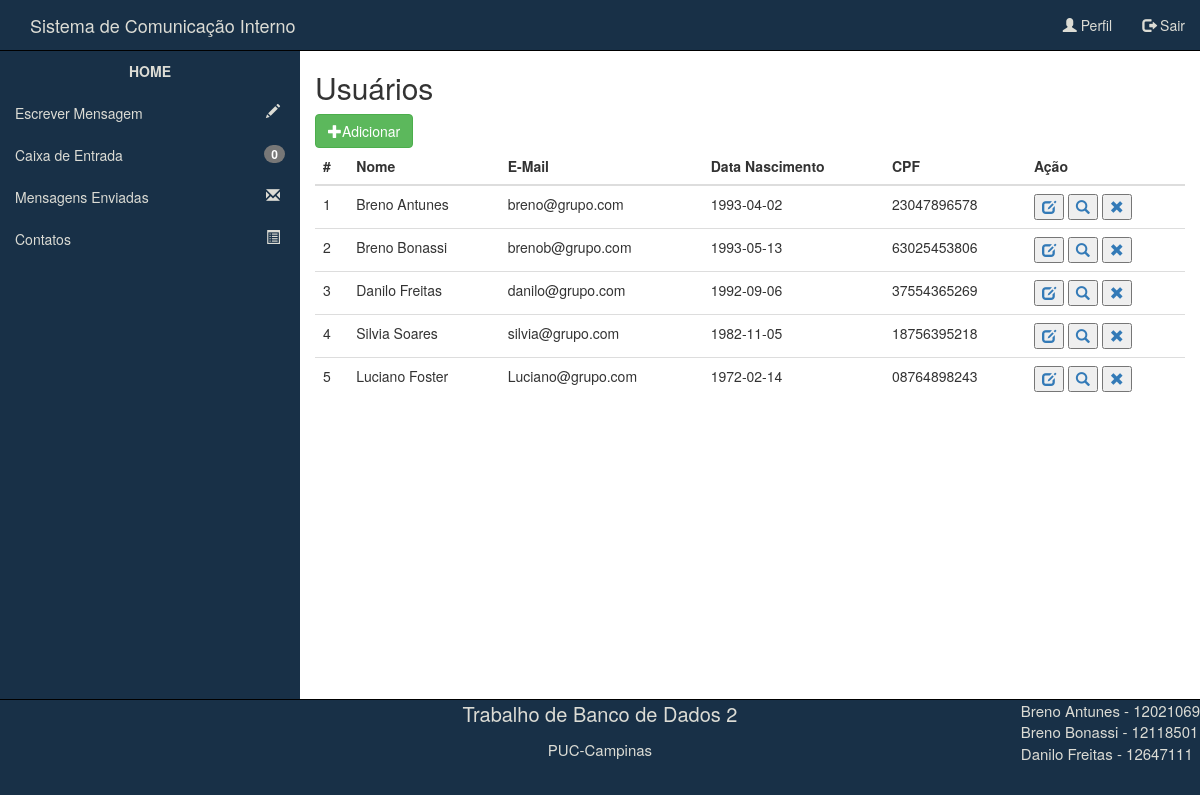
The page /Usuario/gridUsuario.php on the database its author committed.
### tables this page shows
CREATE TABLE IF NOT EXISTS `USUARIO` (
  `id_pessoa` int(11) NOT NULL,
  `nome` varchar(60) NOT NULL,
  `cpf` varchar(14) NOT NULL,
  `data_nascimento` date NOT NULL,
  `email` varchar(75) NOT NULL,
  `senha` varchar(15) NOT NULL,
  `departamento` int(11) NOT NULL,
  `perfil` int(11) NOT NULL
);

### Usuario/gridUsuario.php (the view, shortened to what this page needs)
<?php
  		$idUsuario = $_SESSION['id'];
		$consultaMsg = mysql_query("SELECT * FROM MENSAGEM WHERE destinatario='$idUsuario' AND lida = 0") or die(mysql_error());
		$msgsNaoLidas = mysql_num_rows($consultaMsg);
?>
<!DOCTYPE html>
<html lang="pt-br">
<head>
	<link rel="stylesheet" href="../css/bootstrap.css">
	<link rel="stylesheet" href="../css/estilo.css">
	<link rel="stylesheet" href="../css/menuTopoEstilo.css">
	<link rel="stylesheet" href="../css/menuLateralEstilo.css">
</head>
<body>
	<nav class="navbav navbar-default menuSuperior">
		<div class="container-fluid">
			<div class="navbar-header">
				<a class="navbar-brand" id="tituloTopo" href="../index.php">Sistema de Comunicação Interno</a>
			</div>
			<ul class="nav navbar-nav navbar-right">
				<li><a id="opcaoMenuSuperior1" href="../perfil.php"><span class="glyphicon glyphicon-user"></span> Perfil</a></li>
				<li><a id="opcaoMenuSuperior2" href="../login.php"><span class="glyphicon glyphicon-log-out"></span> Sair</a></li>
			</ul>
		</div>
	</nav>
	<div class="container-fluid principal">
		<div class="row linhaPrincipal">
			<nav class="col-md-3 menuLateral">
				<ul class="nav nav-pulls nav-stacked">
						<li>
							<a href="../index.php" id="opcaoMenuLateral0">HOME</a>
						</li>
					    <li>
	                        <a href="../escreverMensagem.php?&go=enviar" id="opcaoMenuLateral1">Escrever Mensagem <span class="glyphicon glyphicon-pencil pull-right icones"></span></a>
	                    </li>
	                    <li>
	                        <a href="../mensagensRecebidas.php" id="opcaoMenuLateral2">Caixa de Entrada <span class="badge pull-right"><?php echo $msgsNaoLidas; ?></span></a>
	                    </li>
	                    <li>
	                        <a href="../mensagensEnviadas.php" id="opcaoMenuLateral3">Mensagens Enviadas <span class="glyphicon glyphicon-envelope pull-right icones"></span></a>
	                    </li>
	                    <li>
	                        <a href="../contatos.php" id="opcaoMenuLateral4">Contatos <span class="glyphicon glyphicon-list-alt pull-right icones"></span></a>
	                    </li>
	                </ul>
			</nav>
			<section class="col-md-9 conteudo">
				<br class="alertaRemocao hidden">
				<h2>Usuários</h2>
				<div class="form-group">
					<a class="btn btn-success pull-left" href="createUsuario.php"><span class="glyphicon glyphicon-plus"></span>Adicionar</a>
					<table class="table table-hover">
						<thead>
							<th>#</th>
							<th>Nome</th>
							<th>E-Mail</th>
							<th>Data Nascimento</th>
							<th>CPF</th>
							<th>Ação</th>
						</thead>
						<tbody>
								<?php
									$sql = mysql_query("SELECT * FROM USUARIO ORDER BY id_pessoa");
									$numrows = mysql_num_rows($sql);
									if ($numrows<=0){
										echo "<td colspan='6'>Não existem usuários cadastrados !</td>";
									}else{
										while($linha = mysql_fetch_assoc($sql)){
											echo "<tr onclick='location.href = '../login.php'' class='tabelaClicavel' >";
											echo "<td>" . $linha['id_pessoa'] . "</td>";
											echo "<td>" . $linha['nome'] . "</td>";
											echo "<td>" . $linha['email'] . "</td>";
											echo "<td>" . $linha['data_nascimento'] . "</td>";
											echo "<td>" . $linha['cpf'] . "</td>";
											echo "<td>
													<button><a href='editarUsuario.php?go=editaUsuario&id=" . $linha['id_pessoa'] . "'><span class = 'glyphicon glyphicon-edit'></span></a></button>
													<button><a href='#'><span class = 'glyphicon glyphicon-search'></span></a></button>
													<button><a href='deletarUsuario.php?id=" . $linha['id_pessoa'] . "' onclick='return confirmacao()'><span class = 'glyphicon glyphicon-remove'></span></a></button>
												</td>";
											echo "</tr>";
										}
									}
								?>
						</tbody>
					</table>
				</div>
			</section>
		</div>
	</div>
	<div class="container-fluid rodape">
		<footer class="row">
			<div class="col-md-4 conteudoRodape">
			</div>
			<div class="col-md-4 conteudoRodape">
				<p style="font-size:20px">Trabalho de Banco de Dados 2</p>
				<p style="font-size:15px">PUC-Campinas</p>
			</div>
			<div class="col-md-4 conteudoRodape">
				<p class="pull-right text-left"style="font-size:15px">Breno Antunes - 12021069 <br>Breno Bonassi - 12118501 <br>Danilo Freitas - 12647111 </p>
			</div>
		</footer>
	</div>
</body>
</html>

### css/estilo.css (style rules this page uses)
html, body { height: 100%; overflow-x: hidden; overflow-y: auto; }
.principal { height: 81%; }
.linhaPrincipal { height: 100%; }
.conteudo { height: 100%; }
.rodape { height: 12%; background-color: #183047; border-top:1px solid black; overflow-y: auto; }
.conteudoRodape { padding: 0; color: #DCDCD5; text-align: center; }

### css/menuTopoEstilo.css (style rules this page uses)
.menuSuperior { background-color: #183047; border-bottom: 1px solid black; }
#tituloTopo { color: #DCDCD5; }
#opcaoMenuSuperior1 { color: #DCDCD5; }
#opcaoMenuSuperior2 { color: #DCDCD5; }

### css/menuLateralEstilo.css (style rules this page uses)
.menuLateral { padding: 0px; background-color: #183047; height: 100%; }
#opcaoMenuLateral0 { color: #DCDCD5; text-align: center; font-weight: bold; height: 40px; }
#opcaoMenuLateral1 { color: #DCDCD5; }
#opcaoMenuLateral2 { color: #DCDCD5; }
#opcaoMenuLateral3 { color: #DCDCD5; }
#opcaoMenuLateral4 { color: #DCDCD5; }
span.icones { padding-right: 5px; }

### rows shown on the page
usuario: id_pessoa "1", nome "Breno Antunes", email "breno@grupo.com", data_nascimento "1993-04-02", cpf "23047896578"
usuario: id_pessoa "2", nome "Breno Bonassi", email "brenob@grupo.com", data_nascimento "1993-05-13", cpf "63025453806"
usuario: id_pessoa "3", nome "Danilo Freitas", email "danilo@grupo.com", data_nascimento "1992-09-06", cpf "37554365269"
usuario: id_pessoa "4", nome "Silvia Soares", email "silvia@grupo.com", data_nascimento "1982-11-05", cpf "18756395218"
usuario: id_pessoa "5", nome "Luciano Foster", email "Luciano@grupo.com", data_nascimento "1972-02-14", cpf "08764898243"

### other values the page prints
$msgsNaoLidas "0"
